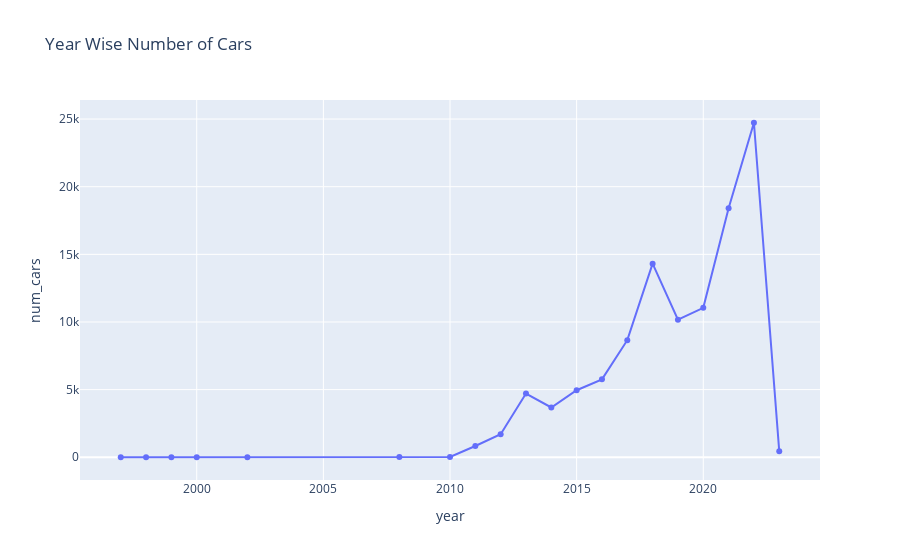

Notebook source saved alongside this figure:
### Code cell
# Now visualize  the Year Wise Cars sales growth
# Year Wise Cars
year_wise_cars = df.groupby('ModelYear')['VIN'].count().reset_index()
year_wise_cars.columns = ['year','num_cars']

fig = ps.line(year_wise_cars,x="year", y="num_cars", title='Year Wise Number of Cars',markers=True)
fig.show()

### Figure 1 — Plotly figure (JSON) as saved in the notebook; plotly's stock layout.template omitted (floating-point values rounded to 4 significant figures)
{"data": [{"hovertemplate": "year=%{x}<br>num_cars=%{y}<extra></extra>", "legendgroup": "", "line": {"color": "#636efa", "dash": "solid"}, "marker": {"symbol": "circle"}, "mode": "lines+markers", "name": "", "orientation": "v", "showlegend": false, "type": "scatter", "x": [1997, 1998, 1999, 2000, 2002, 2008, 2010, 2011, 2012, 2013, 2014, 2015, 2016, 2017, 2018, 2019, 2020, 2021, 2022, 2023], "xaxis": "x", "y": [1, 1, 4, 10, 2, 25, 25, 834, 1708, 4708, 3680, 4957, 5758, 8656, 14313, 10173, 11048, 18409, 24728, 441], "yaxis": "y"}], "layout": {"legend": {"tracegroupgap": 0}, "title": {"text": "Year Wise Number of Cars"}, "xaxis": {"anchor": "y", "domain": [0, 1], "title": {"text": "year"}}, "yaxis": {"anchor": "x", "domain": [0, 1], "title": {"text": "num_cars"}}}}
